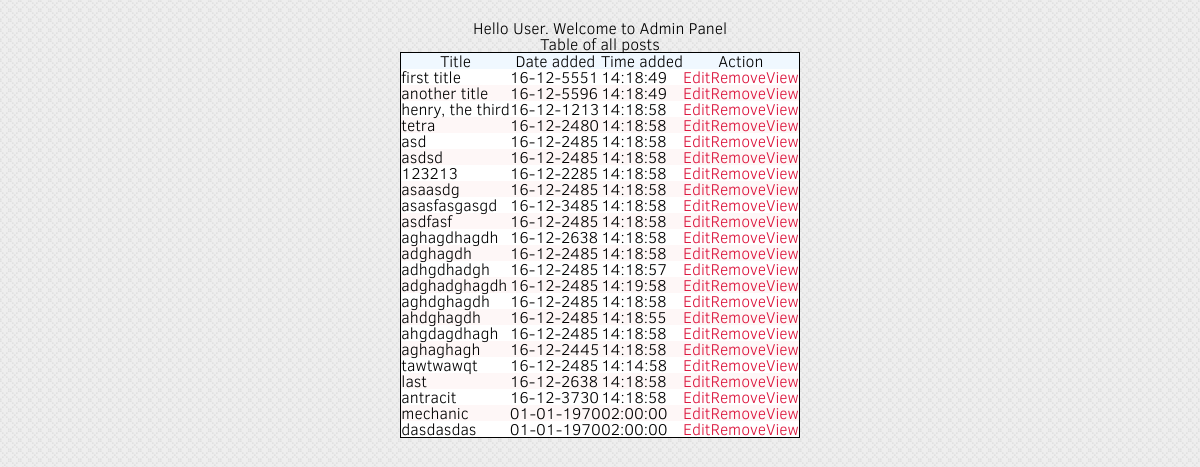
/admin/adminPanel.php (signed in), run on the app's committed database.
### tables this page shows
CREATE TABLE IF NOT EXISTS `posts` (
  `post_id` int(11) NOT NULL AUTO_INCREMENT,
  `post_title` varchar(50) NOT NULL,
  `post_description` varchar(255) NOT NULL,
  `post_content` text NOT NULL,
  `post_author` varchar(11) NOT NULL,
  `post_dateCreated` int(15) NOT NULL,
  `post_timesSeen` int(11) NOT NULL,
  PRIMARY KEY (`post_id`),
  KEY `post_author` (`post_author`)
);

### admin/adminPanel.php (the view, shortened to what this page needs)
<table border="1">
    <tr>
        <th>Title</th>
        <th>Date added</th>
        <th>Time added</th>
        <th colspan="3">Action</th>
    </tr>
<?php
require '../config.php';
$post = $db->prepare("SELECT * FROM posts");
$post->execute();
$rowP = $post->fetchAll(PDO::FETCH_ASSOC);
for ($r = 0; $r < count($rowP); $r++):
    $rowData = $rowP[$r];
?>
    <tr>
        <td><?=$rowData['post_title']?></td>
        <td><?=date('d-m-Y', strtotime($rowData['post_dateCreated']))?></td>
        <td><?=date('H:i:s', strtotime($rowData['post_dateCreated']))?></td>
        <td><a href="post_edit.php?id=<?=$rowData['post_id']?>">Edit</a></td>
        <td><a href="post_delete.php?id=<?=$rowData['post_id']?>">Remove</a></td>
        <td><a href="../view_post.php?id=<?=$rowData['post_id']?>">View</a></td>
    </tr>
<?php
    endfor;
?>
</table>

### styles/main.css (style rules this page uses)
html, body, div, span, applet, object, iframe, h1, h2, h3, h4, h5, h6, p, blockquote, pre, a, abbr, acronym, address, big, cite, code, del, dfn, em, img, ins, kbd, q, s, samp, small, strike, strong, sub, sup, tt, var, b, u, i, center, dl, dt, dd, ol, ul, li, fieldset, form, label, legend, table, caption, tbody, tfoot, thead, tr, th, td, article, aside, canvas, details, embed, figure, figcaption, footer, header, hgroup, menu, nav, output, ruby, section, summary, time, mark, audio, video { margin: 0; padding: 0; border: 0; font-size: 100%; font: inherit; vertical-align: baseline; }
body { line-height: 1; }
table { border-collapse: collapse; border-spacing: 0; }
.adminPanel { font-family:ClearSans, sans-serif; margin: 20px 100px; background-image: url(../images/body-background.png) }
.adminPanel table { border: 1px solid black; border-collapse: separate; margin: 0 auto; background-color: white; }
.adminPanel h1, .adminPanel h3 { text-align: center; }
.adminPanel th { background-color: aliceblue; }
.adminPanel a { text-decoration: none; color: crimson; }
.adminPanel tr:nth-child(odd) { background-color: #fef7f7; }

### data on the page
posts: post_title "first title", post_dateCreated "16-12-5551", post_dateCreated "14:18:49"
posts: post_title "another title", post_dateCreated "16-12-5596", post_dateCreated "14:18:49"
posts: post_title "henry, the third", post_dateCreated "16-12-1213", post_dateCreated "14:18:58"
posts: post_title "tetra", post_dateCreated "16-12-2480", post_dateCreated "14:18:58"
posts: post_title "asd", post_dateCreated "16-12-2485", post_dateCreated "14:18:58"
posts: post_title "asdsd", post_dateCreated "16-12-2485", post_dateCreated "14:18:58"
posts: post_title "123213", post_dateCreated "16-12-2285", post_dateCreated "14:18:58"
posts: post_title "asaasdg", post_dateCreated "16-12-2485", post_dateCreated "14:18:58"
posts: post_title "asasfasgasgd", post_dateCreated "16-12-3485", post_dateCreated "14:18:58"
posts: post_title "asdfasf", post_dateCreated "16-12-2485", post_dateCreated "14:18:58"
posts: post_title "aghagdhagdh", post_dateCreated "16-12-2638", post_dateCreated "14:18:58"
posts: post_title "adghagdh", post_dateCreated "16-12-2485", post_dateCreated "14:18:58"
posts: post_title "adhgdhadgh", post_dateCreated "16-12-2485", post_dateCreated "14:18:57"
posts: post_title "adghadghagdh", post_dateCreated "16-12-2485", post_dateCreated "14:19:58"
posts: post_title "aghdghagdh", post_dateCreated "16-12-2485", post_dateCreated "14:18:58"
posts: post_title "ahdghagdh", post_dateCreated "16-12-2485", post_dateCreated "14:18:55"
posts: post_title "ahgdagdhagh", post_dateCreated "16-12-2485", post_dateCreated "14:18:58"
posts: post_title "aghaghagh", post_dateCreated "16-12-2445", post_dateCreated "14:18:58"
posts: post_title "tawtwawqt", post_dateCreated "16-12-2485", post_dateCreated "14:14:58"
posts: post_title "last", post_dateCreated "16-12-2638", post_dateCreated "14:18:58"
posts: post_title "antracit", post_dateCreated "16-12-3730", post_dateCreated "14:18:58"
posts: post_title "mechanic", post_dateCreated "01-01-1970", post_dateCreated "02:00:00"
posts: post_title "dasdasdas", post_dateCreated "01-01-1970", post_dateCreated "02:00:00"
